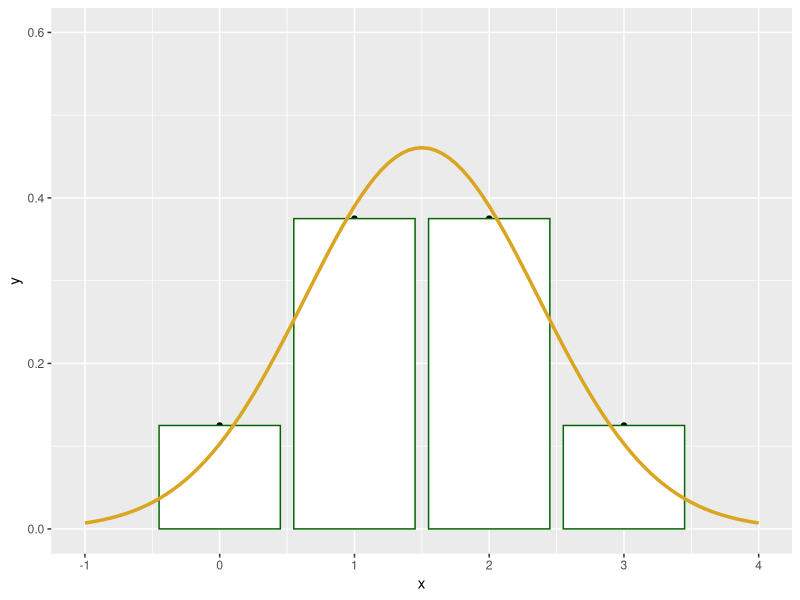
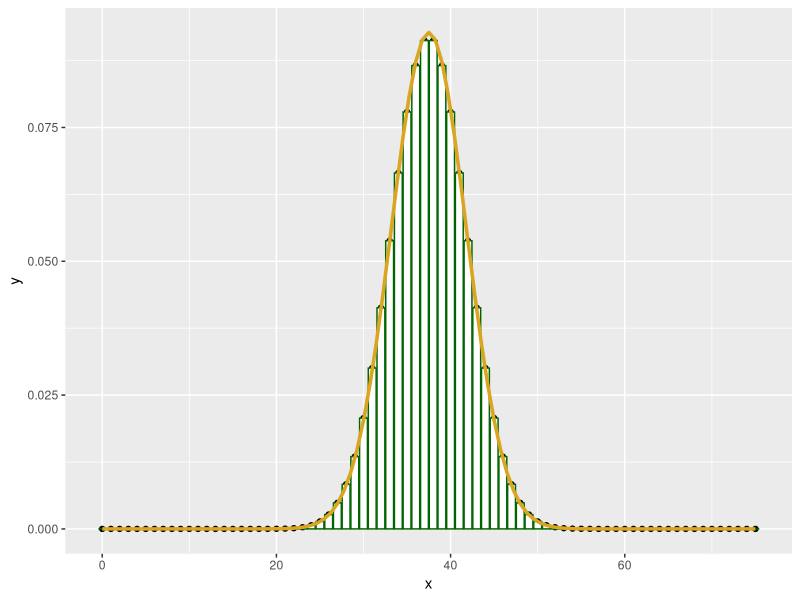

Write the R code that produced these figures, in order.
## ---- chunk 1
library(knitr)
options(digits=2)
knitr::opts_chunk$set(echo = TRUE)
library(dplyr)
library(ggplot2)
## ---- chunk 2
x1  <- 0:3
df <- data.frame(x = x1, y = dbinom(x1, 3, 0.5))
qplot(x, y, data = df, ylim = c(0, .6), xlim = c(-1, 4)) + 
  geom_bar(stat = "identity", col = "darkgreen", fill = "white") +
  stat_function(fun = dnorm, args = list(mean = 1.5, sd = sqrt(3/4)), 
                col = "goldenrod", lwd = 1.2)
## ---- chunk 3
x1  <- 0:75
df <- data.frame(x = x1, y = dbinom(x1, 75, 0.5))
qplot(x, y, data = df) + 
  geom_bar(stat = "identity", col = "darkgreen", fill = "white") +
  stat_function(fun = dnorm, args = list(mean = 75/2, sd = sqrt(74/4)), 
                col = "goldenrod", lwd = 1.2)
#(1 - pbinom(50, 75, .5)) * 2
